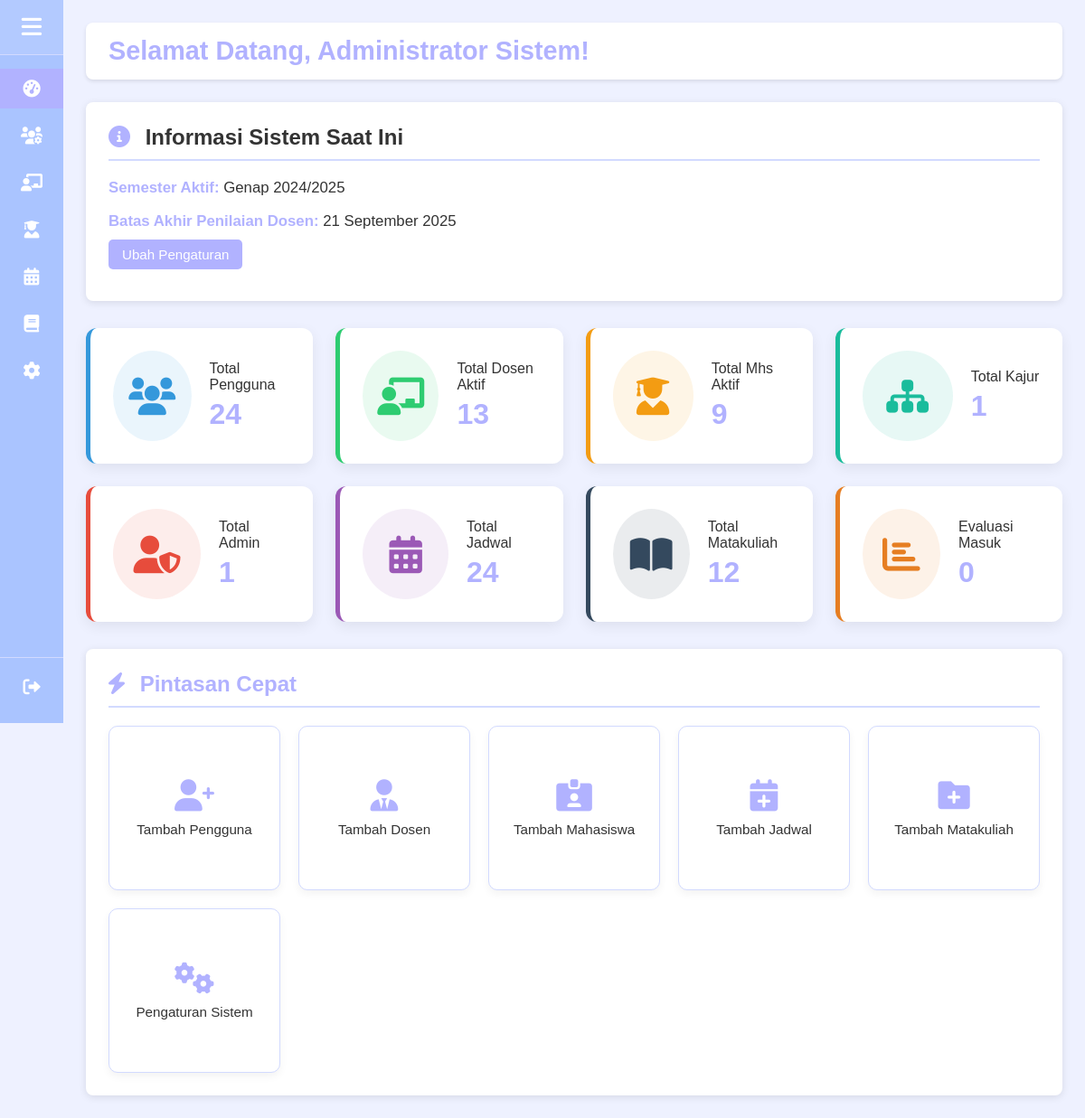
/admin_dashboard.php (signed in), run on the app's committed database.
### tables this page shows
CREATE TABLE `system_settings` (
  `setting_key` varchar(50) NOT NULL,
  `setting_value` varchar(255) NOT NULL,
  `description` text DEFAULT NULL,
  `last_updated` timestamp NOT NULL DEFAULT current_timestamp() ON UPDATE current_timestamp()
);

### includes/auth_check_admin.php (called while the page is built, shortened)
<?php
$loggedInAdminFullName = $_SESSION['full_name'] ?? 'Administrator';
?>

### admin_dashboard.php (the view, shortened to what this page needs)
<?php
require_once 'includes/auth_check_admin.php';
require_once 'config/db.php';
$current_page_php = basename($_SERVER['PHP_SELF']);
$total_users = 0;
$total_dosen = 0;
$total_mahasiswa = 0;
$total_kajur = 0;
$total_admin = 0;
$total_jadwal = 0;
$total_matakuliah = 0;
$total_evaluasi_masuk = 0;
$stmt_users_roles = $conn->query("SELECT role, COUNT(user_id) as count FROM Auth_Users GROUP BY role");
if ($stmt_users_roles) {
    while ($row_role = $stmt_users_roles->fetch_assoc()) {
        $total_users += $row_role['count'];
        if ($row_role['role'] == 'dosen')
            $total_dosen = $row_role['count'];
        if ($row_role['role'] == 'mahasiswa')
            $total_mahasiswa = $row_role['count'];
        if ($row_role['role'] == 'kajur')
            $total_kajur = $row_role['count'];
        if ($row_role['role'] == 'admin')
            $total_admin = $row_role['count'];
    }
}
$stmt_total_jadwal = $conn->query("SELECT COUNT(jadwal_id) as count FROM jadwal_mengajar");
if ($stmt_total_jadwal) {
    $row_total_jadwal = $stmt_total_jadwal->fetch_assoc();
    if ($row_total_jadwal)
        $total_jadwal = (int) $row_total_jadwal['count'];
}
$stmt_total_mk = $conn->query("SELECT COUNT(mk_id) as count FROM mata_kuliah");
if ($stmt_total_mk) {
    $row_total_mk = $stmt_total_mk->fetch_assoc();
    if ($row_total_mk)
        $total_matakuliah = (int) $row_total_mk['count'];
}
$stmt_total_eval = $conn->query("SELECT COUNT(evaluation_id) as count FROM evaluations");
if ($stmt_total_eval) {
    $row_total_eval = $stmt_total_eval->fetch_assoc();
    if ($row_total_eval)
        $total_evaluasi_masuk = (int) $row_total_eval['count'];
}
$semester_aktif_info = "Belum diatur";
$batas_akhir_info = "Belum diatur";
$result_settings_info = $conn->query("SELECT setting_key, setting_value FROM system_settings WHERE setting_key IN ('semester_aktif', 'batas_akhir_penilaian')");
if ($result_settings_info) {
    while ($row_setting = $result_settings_info->fetch_assoc()) {
        if ($row_setting['setting_key'] == 'semester_aktif')
            $semester_aktif_info = $row_setting['setting_value'];
        if ($row_setting['setting_key'] == 'batas_akhir_penilaian') {
            if (class_exists('IntlDateFormatter')) {
                try {
                    $date_obj_info = DateTime::createFromFormat('Y-m-d', $row_setting['setting_value']);
                    if ($date_obj_info) {
                        $formatter_info = new IntlDateFormatter('id_ID', IntlDateFormatter::LONG, IntlDateFormatter::NONE, 'Asia/Jakarta');
                        $batas_akhir_info = $formatter_info->format($date_obj_info);
                    } else {
                        $batas_akhir_info = $row_setting['setting_value'];
                    }
                } catch (Exception $e) {
                    $batas_akhir_info = $row_setting['setting_value'];
                }
            } else {
                $batas_akhir_info = $row_setting['setting_value'];
            }
        }
    }
}
?>
<!DOCTYPE html>
<html lang="id">
<head>
    <link rel="stylesheet" href="css/style.css">
    <link rel="stylesheet" href="https://cdnjs.cloudflare.com/ajax/libs/font-awesome/6.0.0-beta3/css/all.min.css">
</head>
<body>
    <div class="mahasiswa-layout">
        <aside class="sidebar" id="sidebar">
            <div class="sidebar-top-section">
                <button class="sidebar-toggle" id="sidebarToggle" aria-label="Toggle Sidebar"><i
                        class="fas fa-bars"></i></button>
            </div>
            <nav class="sidebar-menu">
                <ul>
                    <li><a href="admin_dashboard.php"
                            class="<?php echo ($current_page_php == 'admin_dashboard.php') ? 'active' : ''; ?>"><i
                                class="fas fa-tachometer-alt"></i> <span class="menu-text">Dashboard</span></a></li>
                    <li><a href="admin_manage_users.php"
                            class="<?php echo (strpos($current_page_php, 'admin_manage_users.php') !== false || strpos($current_page_php, 'admin_edit_user.php') !== false) ? 'active' : ''; ?>"><i
                                class="fas fa-users-cog"></i> <span class="menu-text">User</span></a></li>
                    <li><a href="admin_manage_dosen.php"
                            class="<?php echo (strpos($current_page_php, 'admin_manage_dosen.php') !== false || strpos($current_page_php, 'admin_edit_dosen.php') !== false) ? 'active' : ''; ?>"><i
                                class="fas fa-chalkboard-teacher"></i> <span class="menu-text">Dosen</span></a></li>
                    <li><a href="admin_manage_mahasiswa.php"
                            class="<?php echo (strpos($current_page_php, 'admin_manage_mahasiswa.php') !== false || strpos($current_page_php, 'admin_edit_mahasiswa.php') !== false) ? 'active' : ''; ?>"><i
                                class="fas fa-user-graduate"></i> <span class="menu-text">Mahasiswa</span></a>
                    </li>
                    <li><a href="admin_manage_jadwal.php"
                            class="<?php echo (strpos($current_page_php, 'admin_manage_jadwal.php') !== false || strpos($current_page_php, 'admin_edit_jadwal.php') !== false) ? 'active' : ''; ?>"><i
                                class="fas fa-calendar-alt"></i> <span class="menu-text">Jadwal</span></a>
                    </li>
                    <li><a href="admin_manage_matakuliah.php"
                            class="<?php echo (strpos($current_page_php, 'admin_manage_matakuliah.php') !== false || strpos($current_page_php, 'admin_edit_matakuliah.php') !== false) ? 'active' : ''; ?>"><i
                                class="fas fa-book"></i> <span class="menu-text">Matakuliah</span></a></li>
                    <li><a href="admin_settings.php"
                            class="<?php echo ($current_page_php == 'admin_settings.php') ? 'active' : ''; ?>"><i
                                class="fas fa-cog"></i> <span class="menu-text">Pengaturan Sistem</span></a></li>
                </ul>
            </nav>
            <div class="sidebar-logout-section">
                <a href="logout.php" class="logout-link"><i class="fas fa-sign-out-alt"></i> </a>
            </div>
        </aside>
        <main class="main-content" id="mainContent">
            <header class="header">
                <h1>Selamat Datang, <?php echo htmlspecialchars($loggedInAdminFullName); ?>!</h1>
            </header>
            <div class="info-section">
                <div class="content-card">
                    <h2><i class="fas fa-info-circle"></i> Informasi Sistem Saat Ini</h2>
                    <p><strong>Semester Aktif:</strong> <?php echo htmlspecialchars($semester_aktif_info); ?></p>
                    <p><strong>Batas Akhir Penilaian Dosen:</strong> <?php echo htmlspecialchars($batas_akhir_info); ?>
                    </p>
                    <p style="margin-top:10px;"><a href="admin_settings.php" class="btn-penilaian"
                            style="background-color: var(--primary-color); color:white;">Ubah Pengaturan</a></p>
                </div>
            </div>
            <div class="summary-grid">
                <a href="admin_manage_users.php" class="summary-card-admin users-card">
                    <div class="icon users"><i class="fas fa-users"></i></div>
                    <div class="info">
                        <h4>Total Pengguna</h4>
                        <p><?php echo $total_users; ?></p>
                    </div>
                </a>
                <a href="admin_manage_dosen.php" class="summary-card-admin dosen-card">
                    <div class="icon dosen"><i class="fas fa-chalkboard-teacher"></i></div>
                    <div class="info">
                        <h4>Total Dosen Aktif</h4>
                        <p><?php echo $total_dosen; ?></p>
                    </div>
                </a>
                <a href="admin_manage_mahasiswa.php" class="summary-card-admin mahasiswa-card">
                    <div class="icon mahasiswa"><i class="fas fa-user-graduate"></i></div>
                    <div class="info">
                        <h4>Total Mhs Aktif</h4>
                        <p><?php echo $total_mahasiswa; ?></p>
                    </div>
                </a>
                <a href="admin_manage_users.php?role_filter=kajur" class="summary-card-admin kajur-role-card">
                    <div class="icon kajur-role"><i class="fas fa-sitemap"></i></div>
                    <div class="info">
                        <h4>Total Kajur</h4>
                        <p><?php echo $total_kajur; ?></p>
                    </div>
                </a>
                <a href="admin_manage_users.php?role_filter=admin" class="summary-card-admin admin-role-card">
                    <div class="icon admin-role"><i class="fas fa-user-shield"></i></div>
                    <div class="info">
                        <h4>Total Admin</h4>
                        <p><?php echo $total_admin; ?></p>
                    </div>
                </a>
                <a href="admin_manage_jadwal.php" class="summary-card-admin jadwal-card">
                    <div class="icon jadwal"><i class="fas fa-calendar-alt"></i></div>
                    <div class="info">
                        <h4>Total Jadwal</h4>
                        <p><?php echo $total_jadwal; ?></p>
                    </div>
                </a>
                <a href="admin_manage_matakuliah.php" class="summary-card-admin matakuliah-card">
                    <div class="icon matakuliah"><i class="fas fa-book-open"></i></div>
                    <div class="info">
                        <h4>Total Matakuliah</h4>
                        <p><?php echo $total_matakuliah; ?></p>
                    </div>
                </a>
                <div class="summary-card-admin evaluasi-card">
                    <div class="icon evaluasi"><i class="fas fa-chart-bar"></i></div>
                    <div class="info">
                        <h4>Evaluasi Masuk</h4>
                        <p><?php echo $total_evaluasi_masuk; ?></p>
                    </div>
                </div>
            </div>
            <div class="content-card">
                <h2><i class="fas fa-bolt"></i> Pintasan Cepat</h2>
                <div class="quick-actions-grid">
                    <a href="admin_edit_user.php?action=add" class="action-card">
                        <i class="fas fa-user-plus"></i><span>Tambah Pengguna</span>
                    </a>
                    <a href="admin_edit_dosen.php?action=add" class="action-card">
                        <i class="fas fa-user-tie"></i><span>Tambah Dosen</span>
                    </a>
                    <a href="admin_edit_mahasiswa.php?action=add" class="action-card">
                        <i class="fas fa-id-card-alt"></i><span>Tambah Mahasiswa</span>
                    </a>
                    <a href="admin_edit_jadwal.php?action=add" class="action-card">
                        <i class="fas fa-calendar-plus"></i><span>Tambah Jadwal</span>
                    </a>
                    <a href="admin_edit_matakuliah.php?action=add" class="action-card">
                        <i class="fas fa-folder-plus"></i><span>Tambah Matakuliah</span>
                    </a>
                    <a href="admin_settings.php" class="action-card">
                        <i class="fas fa-cogs"></i><span>Pengaturan Sistem</span>
                    </a>
                </div>
            </div>
        </main>
    </div>
</body>
</html>

### css/style.css (style rules this page uses)
:root { --primary-color: #b1b2ff; --secondary-color: #aac4ff; --tertiary-color: #d2daff; --background-color: #eef1ff; --text-color: #333; --white-color: #fff; --shadow-color: rgba(0, 0, 0, 0.1); }
body { font-family: "Arial", sans-serif; margin: 0; background-color: var(--background-color); color: var(--text-color); display: flex; flex-direction: column; min-height: 100vh; }
.mahasiswa-layout { display: flex; min-height: 100vh; }
.sidebar { width: 260px; background-color: var(--secondary-color); color: var(--white-color); display: flex; flex-direction: column; transition: width 0.35s cubic-bezier(0.4, 0, 0.2, 1); overflow: hidden; height: 100vh; position: fixed; left: 0; top: 0; z-index: 1000; box-sizing: border-box; padding: 0; }
.sidebar.collapsed { width: 70px; }
.sidebar-top-section { display: flex; align-items: center; border-bottom: 1px solid var(--tertiary-color); min-height: 60px; flex-shrink: 0; }
.sidebar-toggle { background: none; border: none; color: var(--white-color); font-size: 1.6em; cursor: pointer; display: flex; align-items: center; justify-content: center; width: 70px; height: 100%; flex-shrink: 0; }
.sidebar-menu { flex-grow: 1; overflow-y: auto; padding-top: 15px; }
.sidebar-menu ul { list-style: none; padding: 0; margin: 0; }
.sidebar-menu li a, .logout-link { display: flex; align-items: center; color: var(--white-color); text-decoration: none; transition: background-color 0.3s ease; white-space: nowrap; overflow: hidden; height: 44px; }
.sidebar.collapsed .sidebar-menu li a, .sidebar.collapsed .logout-link { margin: 0 0 8px 0; border-radius: 0; }
.sidebar-menu li a i, .logout-link i { width: 70px; min-width: 70px; height: 100%; display: flex; align-items: center; justify-content: center; font-size: 1.2em; flex-shrink: 0; }
.sidebar-menu li a.active { background-color: var(--primary-color); font-weight: bold; }
.sidebar-logout-section { padding-top: 10px; margin-top: auto; border-top: 1px solid var(--tertiary-color); flex-shrink: 0; padding-bottom: 10px; }
.main-content { flex-grow: 1; padding: 25px; margin-left: 260px; transition: margin-left 0.35s cubic-bezier(0.4, 0, 0.2, 1); background-color: var(--background-color); min-height: 100vh; box-sizing: border-box; }
.main-content.sidebar-collapsed { margin-left: 70px; }
.header { display: flex; justify-content: flex-start; align-items: center; padding: 15px 25px; background-color: var(--white-color); box-shadow: 0 2px 4px var(--shadow-color); border-radius: 8px; margin-bottom: 25px; }
.header h1 { color: var(--primary-color); margin: 0; font-size: 1.8em; }
.content-card { background-color: var(--white-color); padding: 25px; border-radius: 8px; box-shadow: 0 2px 8px var(--shadow-color); animation: slideUp 0.5s ease-out; }
.content-card h2 { color: var(--primary-color); margin-top: 0; margin-bottom: 20px; border-bottom: 2px solid var(--tertiary-color); padding-bottom: 10px; }
.btn-penilaian { background-color: var(--primary-color); color: var(--white-color); padding: 8px 15px; border: none; border-radius: 5px; cursor: pointer; text-decoration: none; transition: background-color 0.3s ease; font-size: 0.9em; }
.sidebar-menu li a { position: relative; }
.sidebar-menu li a i, .logout-link i { transition: transform 0.3s ease; }

### data on the page
system_settings: setting_value "Genap 2024/2025"
system_settings: setting_value "21 September 2025"

### other printed values
$loggedInAdminFullName "Administrator Sistem"
$total_users "24"
$total_dosen "13"
$total_mahasiswa "9"
$total_kajur "1"
$total_admin "1"
$total_jadwal "24"
$total_matakuliah "12"
$total_evaluasi_masuk "0"
